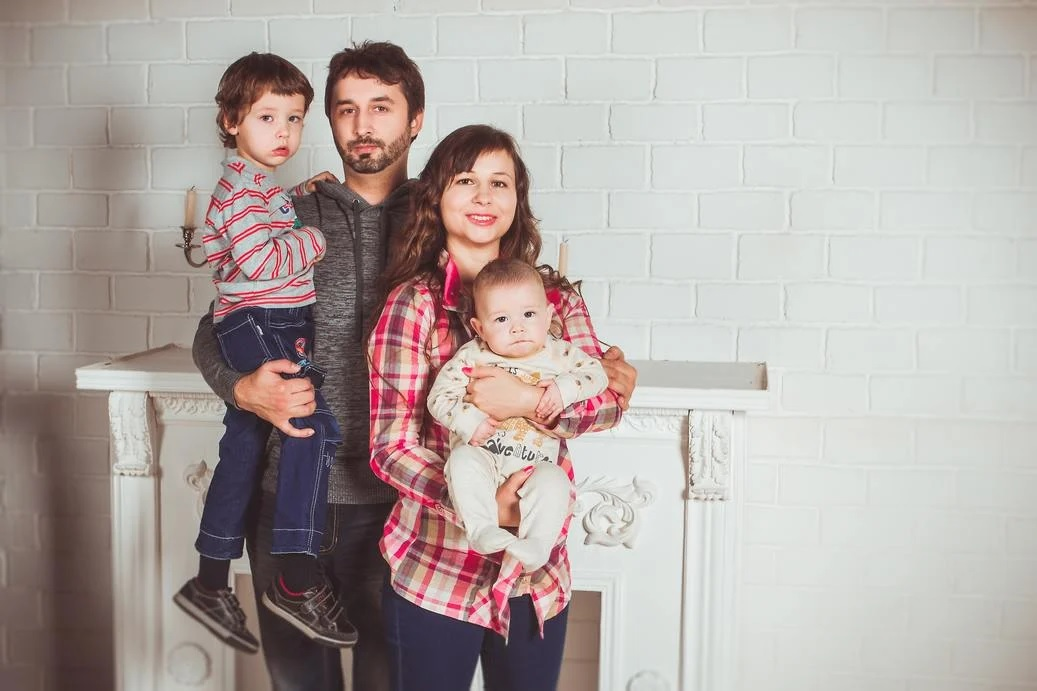
#> input picture Advance Course edunet/Module-3/Unit-3/demo_face.jpg, 1037 x 691 px
$ jupyter execute 'Lab 4 - Self Paced Solution.ipynb'
#> lines starting #> are read from the running program, lines starting #| are printed output that depends on the picture
# EDUNET FOUNDATION- Self-Paced Solution

## Lab 4 : Edge Detection Using Prewitt Operator
## Problem Statement

### Use below matrix as kernel for convolution.
#### kernel = [ [-7, 0, 7],  [-7, 0, 7], [-7, 0, 7] ]

### You need to implement a filter based edge detection system

### Importing warning package to ignore the warnings¶

[cell 1]
import warnings
warnings.filterwarnings("ignore")
warnings.simplefilter(action='ignore', category=FutureWarning)

### Load required libraries

[cell 2]
import cv2
import numpy as np

### Read input image

[cell 3]
img = cv2.imread('demo_face.jpg')
#> img is the input picture: shape (691, 1037, 3); mean B, G, R 164, 167.7, 177.6

### Configure Prewitt kernel

[cell 4]
kernel1 = np.array([[-7, 0, 7],
                    [-7, 0, 7],
                    [-7, 0, 7]])

### Applying the blur filter

[cell 5]
img2 = cv2.filter2D(src=img, ddepth=-1, kernel=kernel1)
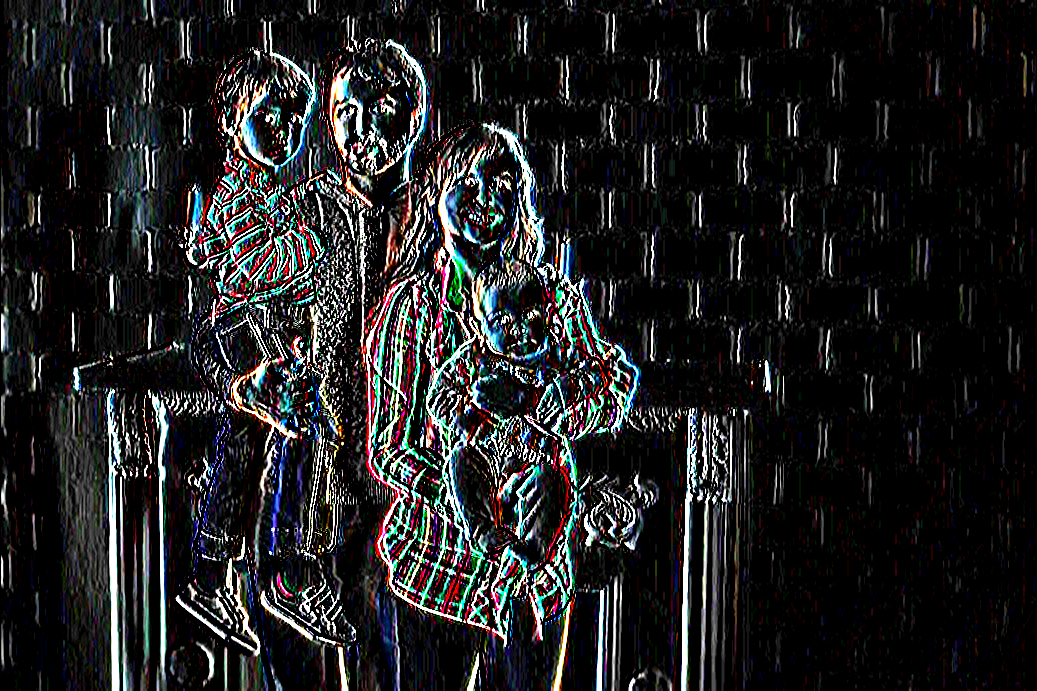
#> img2: shape (691, 1037, 3); mean B, G, R 34.4, 33.7, 33.4
